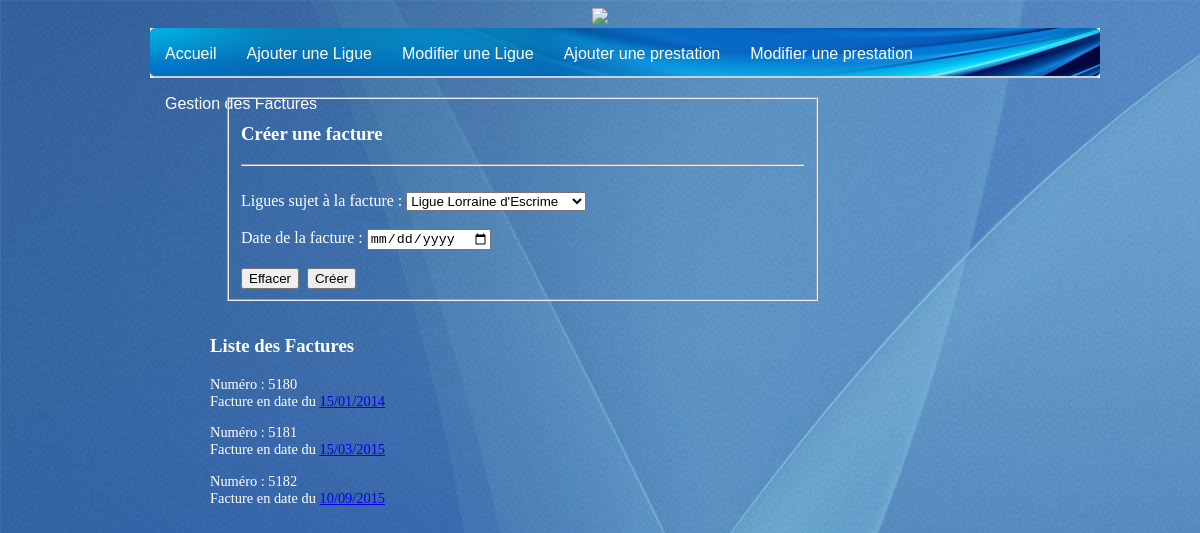
Page /panelfacture.php on the committed database.
### tables this page shows
CREATE TABLE IF NOT EXISTS `facture` (
  `numfacture` int(11) NOT NULL,
  `datefacture` date NOT NULL,
  `echeance` date NOT NULL,
  `compte_ligue` int(11) NOT NULL,
  PRIMARY KEY (`numfacture`),
  KEY `compte_ligue` (`compte_ligue`)
);

### panelfacture.php (the view, shortened to what this page needs)
<?php require ("config.php");?>
<!DOCTYPE html>
<html>
    <head>
    <link rel="stylesheet" href="style.css" />
    </head>
    <body>
    <?php require 'header.php'; ?>
  	<section>
  		<?php
        $erreur = "";
      ?>
  		<article>
       <form action="#" method="POST"><fieldset>
        <h3>Créer une facture</h3><hr />
        <?php echo $erreur;?><br/>
        <label>Ligues sujet à la facture : </label>
        <?php
            echo '<select name="listligue" style=" width: 180px;">';
            $req = $bdd->query('SELECT * FROM ligue');
            while ($recup = $req->fetch())
            {
              echo '<option>'.$recup['intitule'];
            }
              echo "</select><br/><br/>";
        ?>
        <label>Date de la facture : </label><input type="date" name="datefacture" placeholder="JJ/MM/AAAA" /><br/><br/>
        <input type="reset" value="Effacer" />&nbsp;&nbsp;<input type="submit" name="creer" value="Créer" />
        </fieldset>
       </form>
      <div id ="listligue">
        <h3>Liste des Factures</h3>
        <?php
          $listfacture = $bdd->query("SELECT * FROM facture");
          while ($donnees = $listfacture->fetch())
          {
        ?>
        <p>
          Numéro : <?php echo $donnees['numfacture'];?><br/>
          Facture en date du <a href="ligne_facture.php?numero=<?php echo $donnees['numfacture'];?>"><?php
                $dates = explode('-', $donnees['datefacture']);
                echo $dates[2].'/'.$dates[1].'/'.$dates[0];
                ?></a>
        </p>
        <?php } $listfacture->closeCursor(); ?>
      </div>
  		</article>
  	</section>
    </body>
</html>

### header.php
<header>
  <div id="logo_img">
    <img src="img/logom2l.png">
  </div>
  <nav>
    <ul>
      <li><a href="index.php?nom=ligue">Accueil</a></li>
      <li><a href="ligues.php">Ajouter une Ligue</a></li>
      <li><a href="modif_ligue.php">Modifier une Ligue</a></li>
      <li><a href="prestation.php">Ajouter une prestation</a></li>
      <li><a href="modif_prestation.php">Modifier une prestation</a></li>
      <li><a href="listefacture.php">Gestion des Factures</a></li>
    </ul>
  </nav>
</header>

### style.css (style rules this page uses)
nav { font-family: 'Californian FB',Arial, sans-serif; }
p { font-family: 'Bookman Old Style', 'Times New Roman', sans-serif; }
#logo_img { text-align: center; }
nav { text-align: center; display: inline-block; width: 950px; height: 50px; margin: 0; padding: 0; background: url('img/backnav.jpg') repeat-x; }
nav ul { list-style: none; margin: 0; padding: 0; }
nav ul li { display: inline; margin: 0px; }
nav ul li a { height:33px; display: inline; float: left; padding: 17px 15px 0 15px; color: #FFF; text-decoration: none; }
body { background: url("img/backfond.jpg"); text-align: justify; margin-left: 150px; margin-right: 150px; }
section { text-align: left; margin-left: 60px; margin-right: 200px; }
p, h1, form, label, legend #prestation_table, td, th { color: white; }
article, aside { display: inline-block; vertical-align: top; text-align: left; }
article { width: 625px; margin-right: 15px; }
article p { font-size: 0.9em; }
form { margin: auto; padding: 15px; }
input { vertical-align: left; }
h3, h4 { color: white; }

### rows in the picture
facture: numfacture "5180", datefacture "15", datefacture "01", datefacture "2014"
facture: numfacture "5181", datefacture "15", datefacture "03", datefacture "2015"
facture: numfacture "5182", datefacture "10", datefacture "09", datefacture "2015"

### other values in the picture
form field listligue "Ligue Lorraine d'Escrime"
